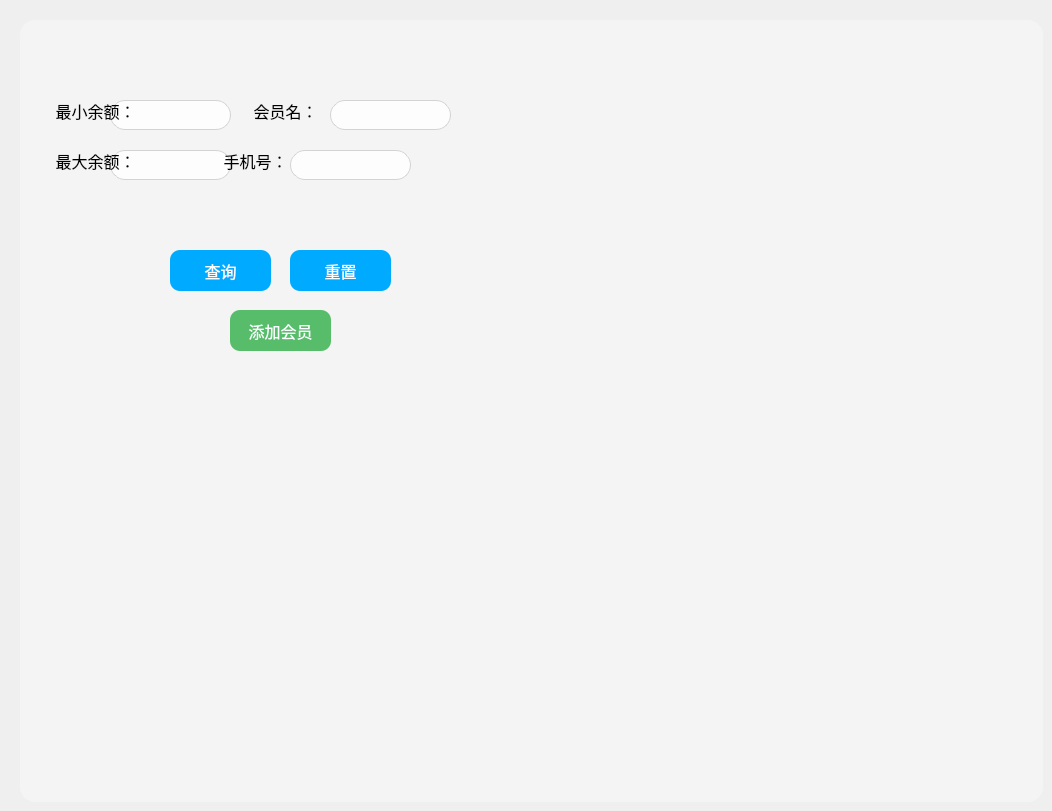
        <widget class="QWidget" name="MemberPage">
         <widget class="QFrame" name="MemberFrame">
          <property name="geometry">
           <rect>
            <x>20</x>
            <y>20</y>
            <width>1023</width>
            <height>782</height>
           </rect>
          </property>
          <property name="styleSheet">
           <string notr="true">QFrame{
	background-color: rgba(255, 255, 255, 0.3);
	border-radius: 15px
}
</string>
          </property>
          <property name="frameShape">
           <enum>QFrame::StyledPanel</enum>
          </property>
          <property name="frameShadow">
           <enum>QFrame::Raised</enum>
          </property>
          <widget class="QLineEdit" name="MemInput1">
           <property name="geometry">
            <rect>
             <x>90</x>
             <y>80</y>
             <width>121</width>
             <height>30</height>
            </rect>
           </property>
           <property name="minimumSize">
            <size>
             <width>0</width>
             <height>30</height>
            </size>
           </property>
           <property name="font">
            <font>
             <family>黑体</family>
             <pointsize>12</pointsize>
            </font>
           </property>
           <property name="styleSheet">
            <string notr="true">QLineEdit {
            border: 1px solid lightgray;
            border-radius: 15px;
            padding-left: 5px;
            padding-right: 60px;
            background-color: rgba(255, 255, 255, 0.8);
        }</string>
           </property>
           <property name="placeholderText">
            <string/>
           </property>
          </widget>
          <widget class="QLineEdit" name="MemInput2">
           <property name="geometry">
            <rect>
             <x>90</x>
             <y>130</y>
             <width>121</width>
             <height>30</height>
            </rect>
           </property>
           <property name="minimumSize">
            <size>
             <width>0</width>
             <height>30</height>
            </size>
           </property>
           <property name="font">
            <font>
             <family>黑体</family>
             <pointsize>12</pointsize>
            </font>
           </property>
           <property name="styleSheet">
            <string notr="true">QLineEdit {
            border: 1px solid lightgray;
            border-radius: 15px;
            padding-left: 5px;
            padding-right: 60px;
            background-color: rgba(255, 255, 255, 0.8);
        }</string>
           </property>
           <property name="placeholderText">
            <string/>
           </property>
          </widget>
          <widget class="QLineEdit" name="MemInput4">
           <property name="geometry">
            <rect>
             <x>270</x>
             <y>130</y>
             <width>121</width>
             <height>30</height>
            </rect>
           </property>
           <property name="minimumSize">
            <size>
             <width>0</width>
             <height>30</height>
            </size>
           </property>
           <property name="font">
            <font>
             <family>黑体</family>
             <pointsize>12</pointsize>
            </font>
           </property>
           <property name="styleSheet">
            <string notr="true">QLineEdit {
            border: 1px solid lightgray;
            border-radius: 15px;
            padding-left: 5px;
            padding-right: 60px;
            background-color: rgba(255, 255, 255, 0.8);
        }</string>
           </property>
           <property name="placeholderText">
            <string/>
           </property>
          </widget>
          <widget class="QLabel" name="MemLabel1">
           <property name="geometry">
            <rect>
             <x>10</x>
             <y>70</y>
             <width>131</width>
             <height>41</height>
            </rect>
           </property>
           <property name="font">
            <font>
             <family>黑体</family>
             <pointsize>12</pointsize>
            </font>
           </property>
           <property name="styleSheet">
            <string notr="true">border-radius:15px;
background-color:transparent;</string>
           </property>
           <property name="text">
            <string>最小余额：</string>
           </property>
           <property name="alignment">
            <set>Qt::AlignCenter</set>
           </property>
          </widget>
          <widget class="QLabel" name="MemLabel2">
           <property name="geometry">
            <rect>
             <x>10</x>
             <y>120</y>
             <width>131</width>
             <height>41</height>
            </rect>
           </property>
           <property name="font">
            <font>
             <family>黑体</family>
             <pointsize>12</pointsize>
            </font>
           </property>
           <property name="styleSheet">
            <string notr="true">border-radius:15px;
background-color:transparent;</string>
           </property>
           <property name="text">
            <string>最大余额：</string>
           </property>
           <property name="alignment">
            <set>Qt::AlignCenter</set>
           </property>
          </widget>
          <widget class="QLabel" name="MemLabel3">
           <property name="geometry">
            <rect>
             <x>200</x>
             <y>70</y>
             <width>131</width>
             <height>41</height>
            </rect>
           </property>
           <property name="font">
            <font>
             <family>黑体</family>
             <pointsize>12</pointsize>
            </font>
           </property>
           <property name="styleSheet">
            <string notr="true">border-radius:15px;
background-color:transparent;</string>
           </property>
           <property name="text">
            <string>会员名：</string>
           </property>
           <property name="alignment">
            <set>Qt::AlignCenter</set>
           </property>
          </widget>
          <widget class="QLabel" name="MemLabel4">
           <property name="geometry">
            <rect>
             <x>170</x>
             <y>120</y>
             <width>131</width>
             <height>41</height>
            </rect>
           </property>
           <property name="font">
            <font>
             <family>黑体</family>
             <pointsize>12</pointsize>
            </font>
           </property>
           <property name="styleSheet">
            <string notr="true">border-radius:15px;
background-color:transparent;</string>
           </property>
           <property name="text">
            <string>手机号：</string>
           </property>
           <property name="alignment">
            <set>Qt::AlignCenter</set>
           </property>
          </widget>
          <widget class="QPushButton" name="MemFilter">
           <property name="geometry">
            <rect>
             <x>150</x>
             <y>230</y>
             <width>101</width>
             <height>41</height>
            </rect>
           </property>
           <property name="minimumSize">
            <size>
             <width>0</width>
             <height>30</height>
            </size>
           </property>
           <property name="font">
            <font>
             <family>黑体</family>
             <pointsize>12</pointsize>
             <weight>50</weight>
             <bold>false</bold>
            </font>
           </property>
           <property name="autoFillBackground">
            <bool>false</bool>
           </property>
           <property name="styleSheet">
            <string notr="true">QPushButton {
background-color: #00aaff;
color: #f9ffff;
border-radius: 10px;
}
QPushButton:pressed {
background-color: #0096e0;
}</string>
           </property>
           <property name="text">
            <string>查询</string>
           </property>
          </widget>
          <widget class="QPushButton" name="MemReFilter">
           <property name="geometry">
            <rect>
             <x>270</x>
             <y>230</y>
             <width>101</width>
             <height>41</height>
            </rect>
           </property>
           <property name="minimumSize">
            <size>
             <width>0</width>
             <height>30</height>
            </size>
           </property>
           <property name="font">
            <font>
             <family>黑体</family>
             <pointsize>12</pointsize>
             <weight>50</weight>
             <bold>false</bold>
            </font>
           </property>
           <property name="autoFillBackground">
            <bool>false</bool>
           </property>
           <property name="styleSheet">
            <string notr="true">QPushButton {
background-color: #00aaff;
color: #f9ffff;
border-radius: 10px;
}
QPushButton:pressed {
background-color: #0096e0;
}</string>
           </property>
           <property name="text">
            <string>重置</string>
           </property>
          </widget>
          <widget class="QPushButton" name="MemAdd">
           <property name="geometry">
            <rect>
             <x>210</x>
             <y>290</y>
             <width>101</width>
             <height>41</height>
            </rect>
           </property>
           <property name="minimumSize">
            <size>
             <width>0</width>
             <height>30</height>
            </size>
           </property>
           <property name="font">
            <font>
             <family>黑体</family>
             <pointsize>12</pointsize>
             <weight>50</weight>
             <bold>false</bold>
            </font>
           </property>
           <property name="autoFillBackground">
            <bool>false</bool>
           </property>
           <property name="styleSheet">
            <string notr="true">QPushButton {
background-color: #57bd6a;
color: #f9ffff;
border-radius: 10px;
}
QPushButton:pressed {
background-color: #4eaa5f;
}</string>
           </property>
           <property name="text">
            <string>添加会员</string>
           </property>
          </widget>
          <widget class="QTableWidget" name="MemTable">
           <property name="geometry">
            <rect>
             <x>100</x>
             <y>450</y>
             <width>256</width>
             <height>192</height>
            </rect>
           </property>
           <property name="font">
            <font>
             <family>黑体</family>
             <pointsize>12</pointsize>
            </font>
           </property>
           <property name="styleSheet">
            <string notr="true">		QHeaderView::section
		{
   			font-size:14px;
    		font-family:&quot;Microsoft YaHei&quot;;
   			color:#000000;
		}
        
        QHeaderView::section:hover
        {   
            border: none;
            background-color: #a2c7ae;
        }
        
        QHeaderView::section::horizontal:checked
        {   
            border: none;
            border-bottom: 1px solid #3a714a;
            background-color: #c0daca;
            color: #2f5b53;
        }
        
        QHeaderView::section::vertical:checked
        {   
            border: none;
            border-right: 1px solid #3a714a;
            background-color: #c0daca;
            color: #2f5b53;
        }
        
        QTableView {
            selection-background-color: transparent;
            selection-color: black;
			background-color: transparent;
			border-radius: 15px;
        }
        
        QTableView::item:selected {
            border: 1px solid #3a714a;
}</string>
           </property>
           <property name="editTriggers">
            <set>QAbstractItemView::NoEditTriggers</set>
           </property>
           <property name="selectionMode">
            <enum>QAbstractItemView::NoSelection</enum>
           </property>
           <property name="selectionBehavior">
            <enum>QAbstractItemView::SelectRows</enum>
           </property>
          </widget>
          <widget class="QLineEdit" name="MemInput3">
           <property name="geometry">
            <rect>
             <x>310</x>
             <y>80</y>
             <width>121</width>
             <height>30</height>
            </rect>
           </property>
           <property name="minimumSize">
            <size>
             <width>0</width>
             <height>30</height>
            </size>
           </property>
           <property name="font">
            <font>
             <family>黑体</family>
             <pointsize>12</pointsize>
            </font>
           </property>
           <property name="styleSheet">
            <string notr="true">QLineEdit {
            border: 1px solid lightgray;
            border-radius: 15px;
            padding-left: 5px;
            padding-right: 60px;
            background-color: rgba(255, 255, 255, 0.8);
        }</string>
           </property>
           <property name="placeholderText">
            <string/>
           </property>
          </widget>
         </widget>
        </widget>
